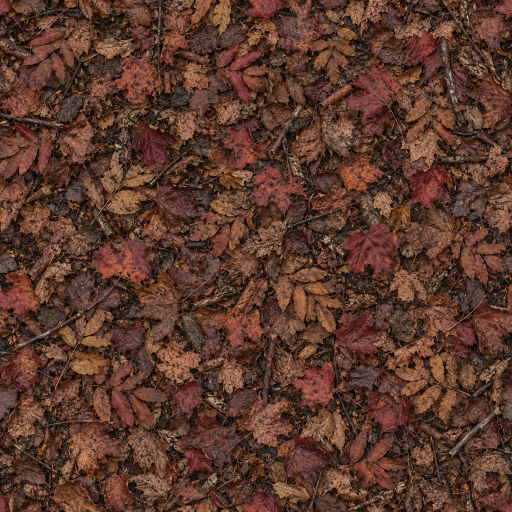
#> input picture tools/map_atelier/journey/floor/sources/floor-litter.jpg, 1024 x 1024 px (shown at 1/2 size)
$ python make_icon_master.py map_atelier/journey/floor/sources/floor-litter.jpg map_atelier/journey/floor/sources/floor-moss.jpg
#> lines starting #> are read from the running program, lines starting #| are printed output that depends on the picture; after the words box and inside, x2 and y2 are one past the last pixel; in counts of white or black regions, pixels touching at a corner belong together
#!/usr/bin/env python3
"""Seat a full-bleed 1024 icon candidate on the macOS icon grid.

Apple's masters keep an 824px rounded-square live area centred in a 1024
canvas, transparent outside it (measured from Preview.app's own icns, DL
review of PR #53). A full-bleed square reads as a black tile in the Dock —
24% wider than every neighbour, with corners nothing else has.

    tools/make_icon_master.py <candidate.png> <out.png>

The candidate fills the live area at its own scale, uncropped, so the
composition is the one that was picked. Corners follow Apple's ~22.37% radius,
drawn at 4x and box-reduced so the edge is anti-aliased. Run
tools/make_icon.sh afterwards to rebuild the icns ladder.
"""
import sys

from PIL import Image, ImageDraw

NIGHT = (4, 5, 11, 255)
CANVAS = 1024
LIVE = 824
RADIUS = round(LIVE * 0.2237)
SUPERSAMPLE = 4


def main() -> int:
    src_path, out_path = sys.argv[1], sys.argv[2]
    art = Image.open(src_path).convert("RGBA")
    if art.size != (CANVAS, CANVAS):
        art = art.resize((CANVAS, CANVAS), Image.LANCZOS)

    plate = Image.new("RGBA", (CANVAS, CANVAS), NIGHT)
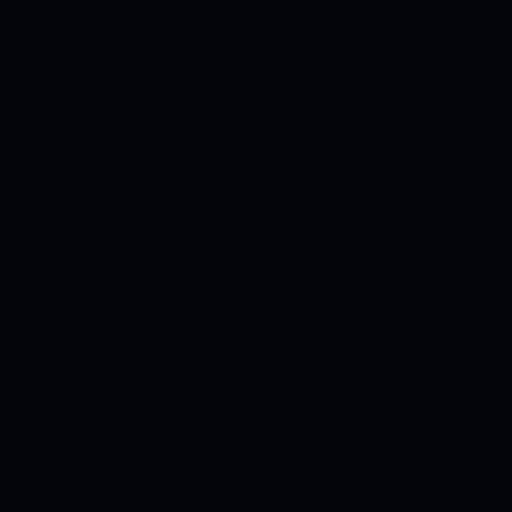
#> plate: PIL image 1024x1024 RGBA (shown at 1/2 size); mean R, G, B, A 4, 5, 11, 255
    inset = (CANVAS - LIVE) // 2
    plate.paste(art.resize((LIVE, LIVE), Image.LANCZOS), (inset, inset))
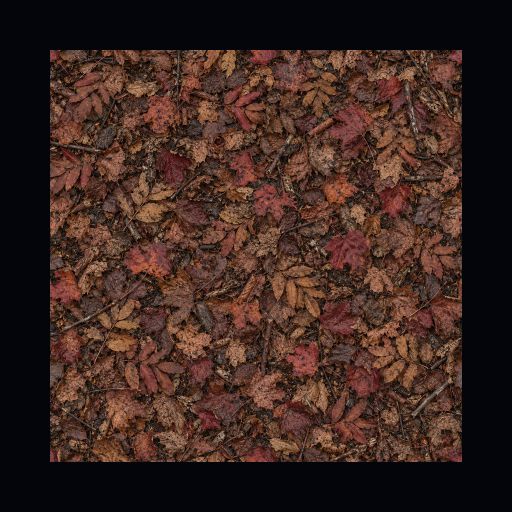
#> plate: PIL image 1024x1024 RGBA (shown at 1/2 size); mean R, G, B, A 61.1, 39.5, 33.2, 255

    ss = SUPERSAMPLE
    mask = Image.new("L", (CANVAS * ss,) * 2, 0)
#> mask: PIL image 4096x4096 L; every value is 0
    ImageDraw.Draw(mask).rounded_rectangle(
        (inset * ss, inset * ss, (inset + LIVE) * ss - 1, (inset + LIVE) * ss - 1),
        radius=RADIUS * ss, fill=255)
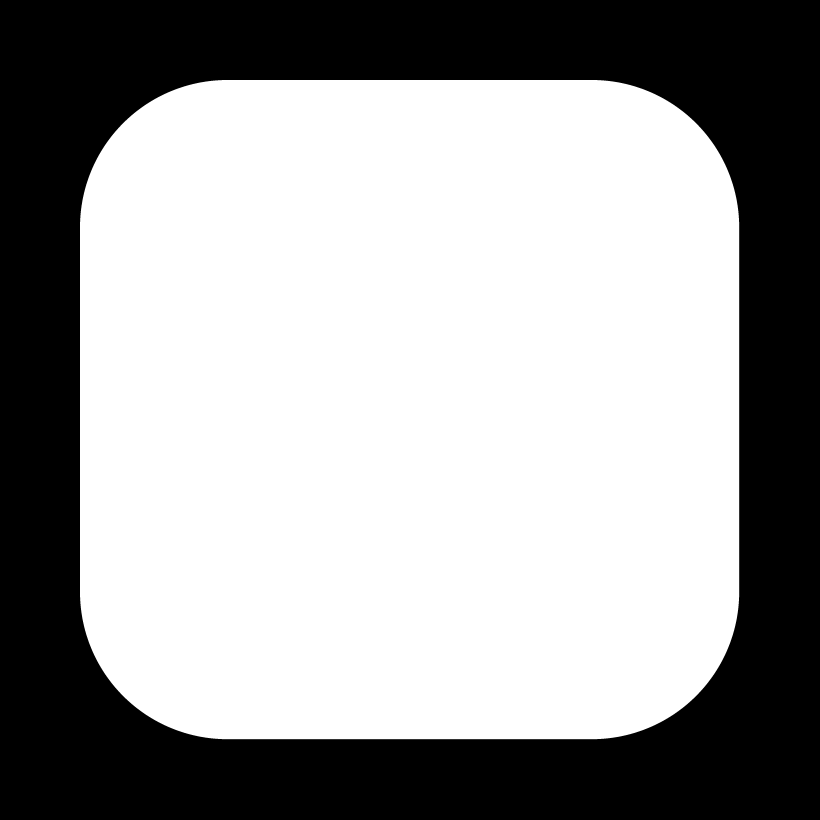
#> mask: PIL image 4096x4096 L (shown at 1/5 size); 62% white; 1 black region, box (x1, y1, x2, y2) and area: (0, 0, 4096, 4096) 6379456
    plate.putalpha(mask.reduce(ss))
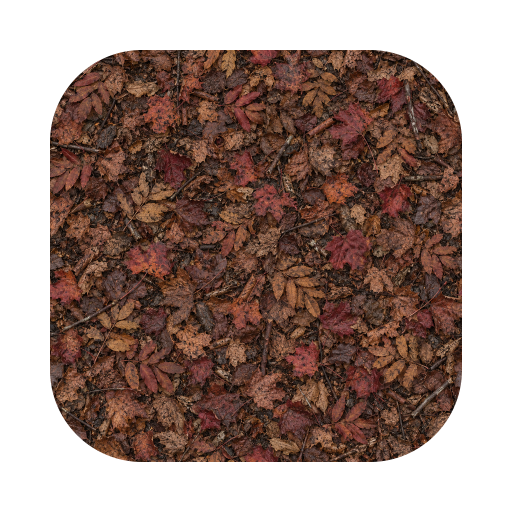
#> plate: PIL image 1024x1024 RGBA (shown at 1/2 size); mean R, G, B, A 61.1, 39.5, 33.2, 158; transparent parts drawn white
    plate.save(out_path)
    print(f"wrote {out_path} (live {LIVE}px, radius {RADIUS}px)")
    return 0


if __name__ == "__main__":
    raise SystemExit(main())
#> (the program exits here)

$ run again, on tools/map_atelier/journey/floor/sources/floor-road.jpg
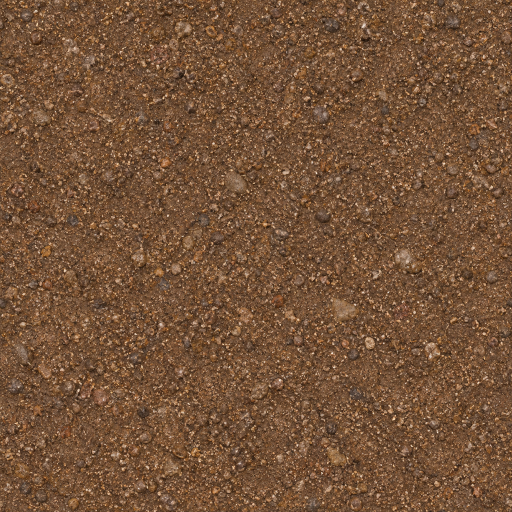
#> input picture tools/map_atelier/journey/floor/sources/floor-road.jpg, 1024 x 1024 px (shown at 1/2 size)
#> in main, `plate.paste(art.resize((LIVE, LIVE), Image.LANCZOS), (inset, inset))`:
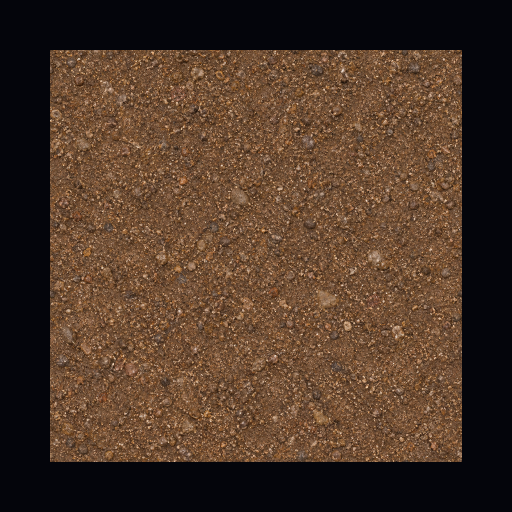
#> plate: PIL image 1024x1024 RGBA (shown at 1/2 size); mean R, G, B, A 77.2, 55.7, 40.8, 255
#> in main, `plate.putalpha(mask.reduce(ss))`:
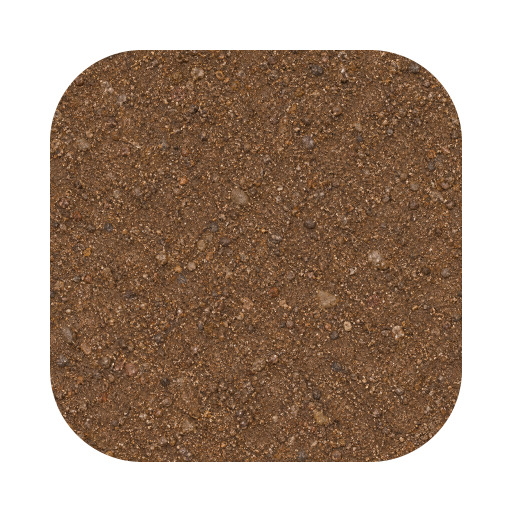
#> plate: PIL image 1024x1024 RGBA (shown at 1/2 size); mean R, G, B, A 77.2, 55.7, 40.8, 158; transparent parts drawn white

$ run again, on tools/map_atelier/journey/floor/sources/floor-soil.jpg
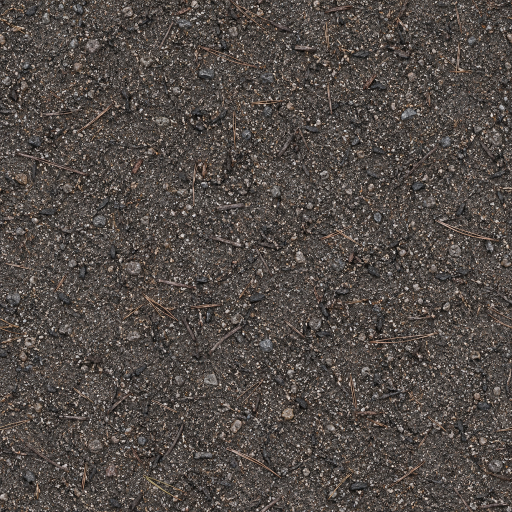
#> input picture tools/map_atelier/journey/floor/sources/floor-soil.jpg, 1024 x 1024 px (shown at 1/2 size)
#> in main, `plate.paste(art.resize((LIVE, LIVE), Image.LANCZOS), (inset, inset))`:
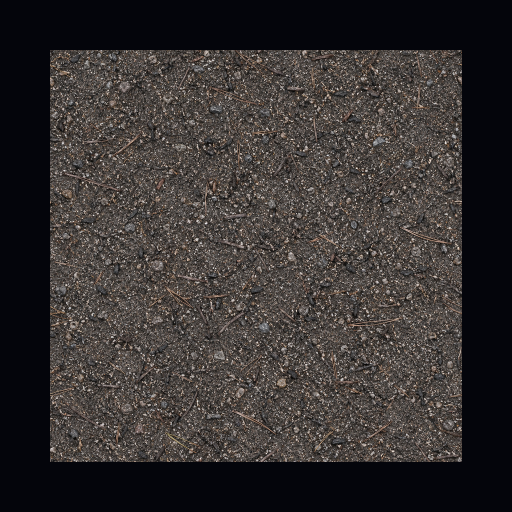
#> plate: PIL image 1024x1024 RGBA (shown at 1/2 size); mean R, G, B, A 55, 50.7, 49.9, 255
#> in main, `plate.putalpha(mask.reduce(ss))`:
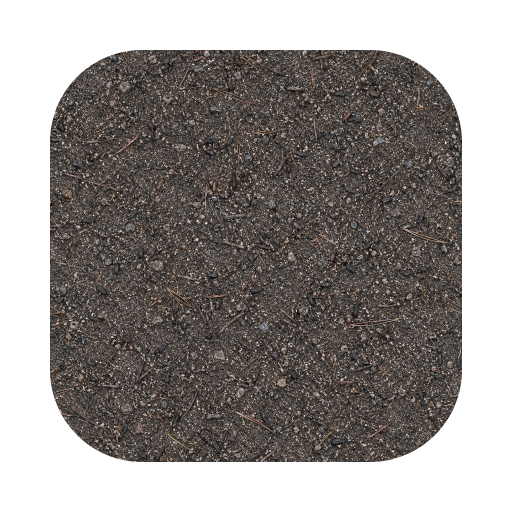
#> plate: PIL image 1024x1024 RGBA (shown at 1/2 size); mean R, G, B, A 55, 50.7, 49.9, 158; transparent parts drawn white
